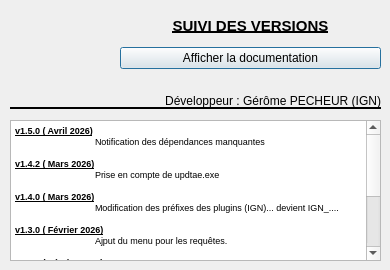
<?xml version="1.0" encoding="UTF-8"?>
<ui version="4.0">
 <class>DialogAide</class>
 <widget class="QDialog" name="DialogAide">
  <property name="geometry">
   <rect>
    <x>0</x>
    <y>0</y>
    <width>390</width>
    <height>270</height>
   </rect>
  </property>
  <property name="minimumSize">
   <size>
    <width>390</width>
    <height>270</height>
   </size>
  </property>
  <property name="maximumSize">
   <size>
    <width>390</width>
    <height>270</height>
   </size>
  </property>
  <property name="windowTitle">
   <string>A propos du plugin</string>
  </property>
  <property name="windowIcon">
   <iconset>
    <normaloff>icons/icon.png</normaloff>icons/icon.png</iconset>
  </property>
  <widget class="QLabel" name="label_2">
   <property name="geometry">
    <rect>
     <x>10</x>
     <y>10</y>
     <width>101</width>
     <height>91</height>
    </rect>
   </property>
   <property name="text">
    <string/>
   </property>
   <property name="pixmap">
    <pixmap>icons/logo_IGN.png</pixmap>
   </property>
   <property name="scaledContents">
    <bool>true</bool>
   </property>
  </widget>
  <widget class="Line" name="line">
   <property name="geometry">
    <rect>
     <x>10</x>
     <y>100</y>
     <width>371</width>
     <height>16</height>
    </rect>
   </property>
   <property name="frameShadow">
    <enum>QFrame::Plain</enum>
   </property>
   <property name="lineWidth">
    <number>2</number>
   </property>
   <property name="orientation">
    <enum>Qt::Horizontal</enum>
   </property>
  </widget>
  <widget class="QLabel" name="label_4">
   <property name="geometry">
    <rect>
     <x>130</x>
     <y>90</y>
     <width>251</width>
     <height>21</height>
    </rect>
   </property>
   <property name="text">
    <string>Développeur : Gérôme PECHEUR (IGN)</string>
   </property>
   <property name="alignment">
    <set>Qt::AlignRight|Qt::AlignTrailing|Qt::AlignVCenter</set>
   </property>
  </widget>
  <widget class="QTextEdit" name="textEdit">
   <property name="geometry">
    <rect>
     <x>10</x>
     <y>120</y>
     <width>371</width>
     <height>141</height>
    </rect>
   </property>
   <property name="readOnly">
    <bool>true</bool>
   </property>
   <property name="html">
    <string>&lt;!DOCTYPE HTML PUBLIC &quot;-//W3C//DTD HTML 4.0//EN&quot; &quot;http://www.w3.org/TR/REC-html40/strict.dtd&quot;&gt;
&lt;html&gt;&lt;head&gt;&lt;meta name=&quot;qrichtext&quot; content=&quot;1&quot; /&gt;&lt;style type=&quot;text/css&quot;&gt;
p, li { white-space: pre-wrap; }
&lt;/style&gt;&lt;/head&gt;&lt;body style=&quot; font-family:'MS Shell Dlg 2'; font-size:8.25pt; font-weight:400; font-style:normal;&quot;&gt;
&lt;p style=&quot; margin-top:0px; margin-bottom:0px; margin-left:0px; margin-right:0px; -qt-block-indent:0; text-indent:0px;&quot;&gt;&lt;span style=&quot; font-size:7pt; font-weight:600; text-decoration: underline;&quot;&gt;v1.5.0 ( Avril 2026)&lt;/span&gt;&lt;/p&gt;
&lt;p style=&quot; margin-top:0px; margin-bottom:0px; margin-left:0px; margin-right:0px; -qt-block-indent:0; text-indent:0px;&quot;&gt;&lt;span style=&quot; font-size:7pt;&quot;&gt;	&lt;/span&gt;&lt;span style=&quot; font-family:'JetBrains Mono','monospace'; font-size:7pt; color:#000000;&quot;&gt;Notification des dépendances manquantes&lt;/span&gt;&lt;/p&gt;
&lt;p style=&quot;-qt-paragraph-type:empty; margin-top:0px; margin-bottom:0px; margin-left:0px; margin-right:0px; -qt-block-indent:0; text-indent:0px; font-size:7pt;&quot;&gt;&lt;br /&gt;&lt;/p&gt;
&lt;p style=&quot; margin-top:0px; margin-bottom:0px; margin-left:0px; margin-right:0px; -qt-block-indent:0; text-indent:0px;&quot;&gt;&lt;span style=&quot; font-size:7pt; font-weight:600; text-decoration: underline;&quot;&gt;v1.4.2 ( Mars 2026)&lt;/span&gt;&lt;/p&gt;
&lt;p style=&quot; margin-top:0px; margin-bottom:0px; margin-left:0px; margin-right:0px; -qt-block-indent:0; text-indent:0px;&quot;&gt;&lt;span style=&quot; font-size:7pt;&quot;&gt;	Prise en compte de updtae.exe&lt;/span&gt;&lt;/p&gt;
&lt;p style=&quot;-qt-paragraph-type:empty; margin-top:0px; margin-bottom:0px; margin-left:0px; margin-right:0px; -qt-block-indent:0; text-indent:0px; font-size:7pt;&quot;&gt;&lt;br /&gt;&lt;/p&gt;
&lt;p style=&quot; margin-top:0px; margin-bottom:0px; margin-left:0px; margin-right:0px; -qt-block-indent:0; text-indent:0px;&quot;&gt;&lt;span style=&quot; font-size:7pt; font-weight:600; text-decoration: underline;&quot;&gt;v1.4.0 ( Mars 2026)&lt;/span&gt;&lt;/p&gt;
&lt;p style=&quot; margin-top:0px; margin-bottom:0px; margin-left:0px; margin-right:0px; -qt-block-indent:0; text-indent:0px;&quot;&gt;&lt;span style=&quot; font-size:7pt;&quot;&gt;	Modification des préfixes des plugins (IGN)... devient IGN_....&lt;/span&gt;&lt;/p&gt;
&lt;p style=&quot;-qt-paragraph-type:empty; margin-top:0px; margin-bottom:0px; margin-left:0px; margin-right:0px; -qt-block-indent:0; text-indent:0px; font-size:7pt;&quot;&gt;&lt;br /&gt;&lt;/p&gt;
&lt;p style=&quot; margin-top:0px; margin-bottom:0px; margin-left:0px; margin-right:0px; -qt-block-indent:0; text-indent:0px;&quot;&gt;&lt;span style=&quot; font-size:7pt; font-weight:600; text-decoration: underline;&quot;&gt;v1.3.0 ( Février 2026)&lt;/span&gt;&lt;/p&gt;
&lt;p style=&quot; margin-top:0px; margin-bottom:0px; margin-left:0px; margin-right:0px; -qt-block-indent:0; text-indent:0px;&quot;&gt;&lt;span style=&quot; font-size:7pt;&quot;&gt;	Ajput du menu pour les requêtes.&lt;/span&gt;&lt;/p&gt;
&lt;p style=&quot;-qt-paragraph-type:empty; margin-top:0px; margin-bottom:0px; margin-left:0px; margin-right:0px; -qt-block-indent:0; text-indent:0px; font-size:7pt;&quot;&gt;&lt;br /&gt;&lt;/p&gt;
&lt;p style=&quot; margin-top:0px; margin-bottom:0px; margin-left:0px; margin-right:0px; -qt-block-indent:0; text-indent:0px;&quot;&gt;&lt;span style=&quot; font-size:7pt; font-weight:600; text-decoration: underline;&quot;&gt;v1.2.0 ( Février 2026)&lt;/span&gt;&lt;/p&gt;
&lt;p style=&quot; margin-top:0px; margin-bottom:0px; margin-left:0px; margin-right:0px; -qt-block-indent:0; text-indent:0px;&quot;&gt;&lt;span style=&quot; font-size:7pt;&quot;&gt;	Initialisation de la configuration lors de la première ouverture.&lt;/span&gt;&lt;/p&gt;
&lt;p style=&quot;-qt-paragraph-type:empty; margin-top:0px; margin-bottom:0px; margin-left:0px; margin-right:0px; -qt-block-indent:0; text-indent:0px; font-size:7pt;&quot;&gt;&lt;br /&gt;&lt;/p&gt;
&lt;p style=&quot; margin-top:0px; margin-bottom:0px; margin-left:0px; margin-right:0px; -qt-block-indent:0; text-indent:0px;&quot;&gt;&lt;span style=&quot; font-size:7pt; font-weight:600; text-decoration: underline;&quot;&gt;v1.1.0 (Janvier 2026)&lt;/span&gt;&lt;/p&gt;
&lt;p style=&quot; margin-top:0px; margin-bottom:0px; margin-left:0px; margin-right:0px; -qt-block-indent:0; text-indent:0px;&quot;&gt;&lt;span style=&quot; font-size:7pt;&quot;&gt;	Ajout de la doc.&lt;/span&gt;&lt;/p&gt;
&lt;p style=&quot; margin-top:0px; margin-bottom:0px; margin-left:0px; margin-right:0px; -qt-block-indent:0; text-indent:0px;&quot;&gt;&lt;span style=&quot; font-size:7pt;&quot;&gt;	Ajout du bouton &amp;quot;renommer&amp;quot; un onglet&lt;/span&gt;&lt;/p&gt;
&lt;p style=&quot; margin-top:0px; margin-bottom:0px; margin-left:0px; margin-right:0px; -qt-block-indent:0; text-indent:0px;&quot;&gt;&lt;span style=&quot; font-size:7pt;&quot;&gt;	Le titre d'une barre d'outils devient un label et non plus un bouton&lt;/span&gt;&lt;/p&gt;
&lt;p style=&quot;-qt-paragraph-type:empty; margin-top:0px; margin-bottom:0px; margin-left:0px; margin-right:0px; -qt-block-indent:0; text-indent:0px; font-size:7pt;&quot;&gt;&lt;br /&gt;&lt;/p&gt;
&lt;p style=&quot; margin-top:0px; margin-bottom:0px; margin-left:0px; margin-right:0px; -qt-block-indent:0; text-indent:0px;&quot;&gt;&lt;span style=&quot; font-size:7pt; font-weight:600; text-decoration: underline;&quot;&gt;v1.0.1 ( 2025)&lt;/span&gt;&lt;/p&gt;
&lt;p style=&quot; margin-top:0px; margin-bottom:0px; margin-left:0px; margin-right:0px; -qt-block-indent:0; text-indent:0px;&quot;&gt;&lt;span style=&quot; font-size:7pt;&quot;&gt;	Version initiale&lt;/span&gt;&lt;/p&gt;&lt;/body&gt;&lt;/html&gt;</string>
   </property>
  </widget>
  <widget class="QWidget" name="verticalLayoutWidget">
   <property name="geometry">
    <rect>
     <x>120</x>
     <y>10</y>
     <width>261</width>
     <height>59</height>
    </rect>
   </property>
   <layout class="QVBoxLayout" name="verticalLayout">
    <item>
     <widget class="QLabel" name="label">
      <property name="font">
       <font>
        <pointsize>11</pointsize>
        <weight>75</weight>
        <bold>true</bold>
        <underline>true</underline>
       </font>
      </property>
      <property name="text">
       <string>SUIVI DES VERSIONS</string>
      </property>
      <property name="alignment">
       <set>Qt::AlignCenter</set>
      </property>
     </widget>
    </item>
    <item>
     <widget class="QPushButton" name="pushButtonAffichedoc">
      <property name="text">
       <string>Afficher la documentation</string>
      </property>
     </widget>
    </item>
   </layout>
  </widget>
 </widget>
 <resources/>
 <connections/>
</ui>
